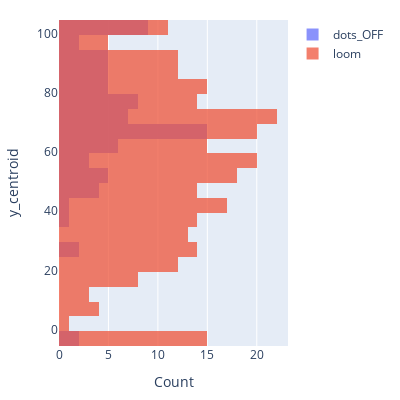

Here is the notebook cell this chart was saved with:
### Code cell
import plotly.graph_objects as go

fig = go.Figure()

# Loop through each unique value of 'stimtype'
for stim in pooled_data['stimtype'].unique():
    filtered_data = pooled_data[pooled_data['stimtype'] == stim]
    fig.add_trace(go.Histogram(y=filtered_data['ot_depth'], name=stim,
                               nbinsy=30
        ))  # Set nbinsx to desired number of bins

# Update the layout
fig.update_layout(barmode='overlay', yaxis_title='y_centroid', xaxis_title='Count', width=400, height=400, margin=dict(l=20, r=20, t=20, b=20),)
fig.update_traces(opacity=0.75)
#fig.update_xaxes(range=[0, 100])  # Disable gridlines for x-axis
#fig.update_yaxes(range=[-5,100])  # Disable gridlines for y-axis

fig.show()

### Figure 1 — Plotly figure (JSON) as saved in the notebook; plotly's stock layout.template omitted (floating-point values rounded to 4 significant figures; data arrays with more than 128 entries replaced by an {"elided": "..."} marker saying what was removed)
{"data": [{"name": "dots_OFF", "nbinsy": 30, "opacity": 0.75, "type": "histogram", "y": [52, 50, 56, 78, 81, 69, 46, 71, 90, 77, 61, 69, 67, 91, 89, 59, 72, 65, 65, 71, 78, 75, 91, 51, 75, 73, 80, 95, 68, 73, 69, 69, 61, 77, -1, 68, 67, 66, 71, 70, 68, 66, 68, 29, 93, 40, 63, 101, 61, -1, 52, 45, 45, 101, 48, 83, 83, 101, 93, 68, 63, 101, 27, 89, 62, 54, 75, 77, 97, 81, 35, 101, 101, 59, 101, 101, 87, 101, 87, 88]}, {"name": "loom", "nbinsy": 30, "opacity": 0.75, "type": "histogram", "y": {"elided": "279 int values"}}], "layout": {"barmode": "overlay", "height": 400, "margin": {"b": 20, "l": 20, "r": 20, "t": 20}, "width": 400, "xaxis": {"title": {"text": "Count"}}, "yaxis": {"title": {"text": "y_centroid"}}}}
